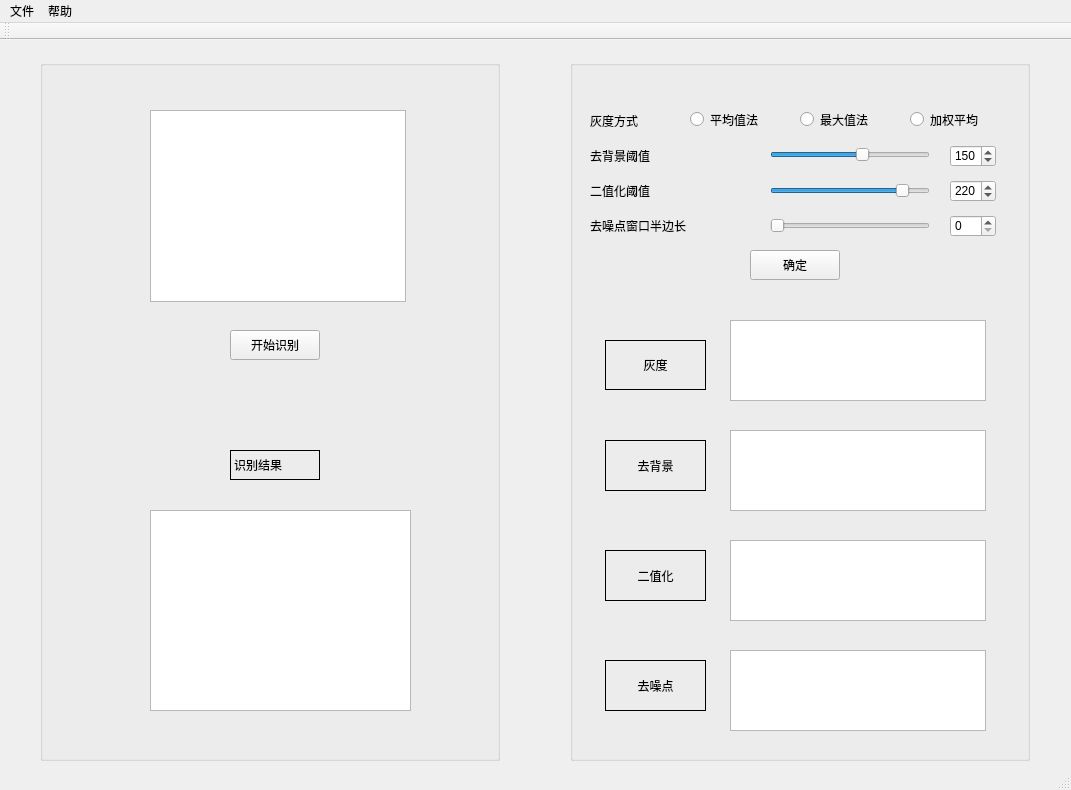
<?xml version="1.0" encoding="UTF-8"?>
<ui version="4.0">
 <class>ViewClass</class>
 <widget class="QMainWindow" name="ViewClass">
  <property name="geometry">
   <rect>
    <x>0</x>
    <y>0</y>
    <width>1071</width>
    <height>790</height>
   </rect>
  </property>
  <property name="windowTitle">
   <string>Vcode</string>
  </property>
  <widget class="QWidget" name="centralWidget">
   <widget class="QGroupBox" name="groupBox">
    <property name="geometry">
     <rect>
      <x>40</x>
      <y>20</y>
      <width>460</width>
      <height>701</height>
     </rect>
    </property>
    <property name="title">
     <string/>
    </property>
    <widget class="QGraphicsView" name="leftOriginView">
     <property name="geometry">
      <rect>
       <x>110</x>
       <y>50</y>
       <width>256</width>
       <height>192</height>
      </rect>
     </property>
    </widget>
    <widget class="QPushButton" name="recognizeButton">
     <property name="geometry">
      <rect>
       <x>190</x>
       <y>270</y>
       <width>90</width>
       <height>30</height>
      </rect>
     </property>
     <property name="styleSheet">
      <string notr="true">font: 12pt &quot;Agency FB&quot;;</string>
     </property>
     <property name="text">
      <string>开始识别</string>
     </property>
     <property name="shortcut">
      <string>Ctrl+B</string>
     </property>
    </widget>
    <widget class="QTextBrowser" name="resultText">
     <property name="geometry">
      <rect>
       <x>110</x>
       <y>450</y>
       <width>261</width>
       <height>201</height>
      </rect>
     </property>
     <property name="styleSheet">
      <string notr="true">font: 75 12pt &quot;Courier&quot;;</string>
     </property>
    </widget>
    <widget class="QLabel" name="label">
     <property name="geometry">
      <rect>
       <x>190</x>
       <y>390</y>
       <width>90</width>
       <height>30</height>
      </rect>
     </property>
     <property name="styleSheet">
      <string notr="true">font: 12pt &quot;Agency FB&quot;;</string>
     </property>
     <property name="frameShape">
      <enum>QFrame::Box</enum>
     </property>
     <property name="text">
      <string>识别结果</string>
     </property>
    </widget>
   </widget>
   <widget class="QGroupBox" name="groupBox_2">
    <property name="geometry">
     <rect>
      <x>570</x>
      <y>20</y>
      <width>460</width>
      <height>701</height>
     </rect>
    </property>
    <property name="title">
     <string/>
    </property>
    <widget class="QGraphicsView" name="removeBgView">
     <property name="geometry">
      <rect>
       <x>160</x>
       <y>370</y>
       <width>256</width>
       <height>81</height>
      </rect>
     </property>
    </widget>
    <widget class="QGraphicsView" name="binaryzationView">
     <property name="geometry">
      <rect>
       <x>160</x>
       <y>480</y>
       <width>256</width>
       <height>81</height>
      </rect>
     </property>
    </widget>
    <widget class="QGraphicsView" name="grayView">
     <property name="geometry">
      <rect>
       <x>160</x>
       <y>260</y>
       <width>256</width>
       <height>81</height>
      </rect>
     </property>
    </widget>
    <widget class="QGraphicsView" name="denoiseView">
     <property name="geometry">
      <rect>
       <x>160</x>
       <y>590</y>
       <width>256</width>
       <height>81</height>
      </rect>
     </property>
    </widget>
    <widget class="QLabel" name="label_4">
     <property name="geometry">
      <rect>
       <x>35</x>
       <y>380</y>
       <width>101</width>
       <height>51</height>
      </rect>
     </property>
     <property name="styleSheet">
      <string notr="true">font: 14pt &quot;Agency FB&quot;;</string>
     </property>
     <property name="frameShape">
      <enum>QFrame::Box</enum>
     </property>
     <property name="text">
      <string>去背景</string>
     </property>
     <property name="alignment">
      <set>Qt::AlignCenter</set>
     </property>
    </widget>
    <widget class="QLabel" name="label_3">
     <property name="geometry">
      <rect>
       <x>35</x>
       <y>490</y>
       <width>101</width>
       <height>51</height>
      </rect>
     </property>
     <property name="styleSheet">
      <string notr="true">font: 14pt &quot;Agency FB&quot;;</string>
     </property>
     <property name="frameShape">
      <enum>QFrame::Box</enum>
     </property>
     <property name="text">
      <string>二值化</string>
     </property>
     <property name="alignment">
      <set>Qt::AlignCenter</set>
     </property>
    </widget>
    <widget class="QLabel" name="label_2">
     <property name="geometry">
      <rect>
       <x>35</x>
       <y>600</y>
       <width>101</width>
       <height>51</height>
      </rect>
     </property>
     <property name="styleSheet">
      <string notr="true">font: 14pt &quot;Agency FB&quot;;</string>
     </property>
     <property name="frameShape">
      <enum>QFrame::Box</enum>
     </property>
     <property name="text">
      <string>去噪点</string>
     </property>
     <property name="alignment">
      <set>Qt::AlignCenter</set>
     </property>
    </widget>
    <widget class="QLabel" name="label_5">
     <property name="geometry">
      <rect>
       <x>35</x>
       <y>280</y>
       <width>101</width>
       <height>50</height>
      </rect>
     </property>
     <property name="styleSheet">
      <string notr="true">font: 14pt &quot;Agency FB&quot;;</string>
     </property>
     <property name="frameShape">
      <enum>QFrame::Box</enum>
     </property>
     <property name="frameShadow">
      <enum>QFrame::Plain</enum>
     </property>
     <property name="lineWidth">
      <number>1</number>
     </property>
     <property name="text">
      <string>灰度</string>
     </property>
     <property name="textFormat">
      <enum>Qt::AutoText</enum>
     </property>
     <property name="alignment">
      <set>Qt::AlignCenter</set>
     </property>
     <property name="wordWrap">
      <bool>false</bool>
     </property>
    </widget>
    <widget class="QRadioButton" name="aveButton">
     <property name="geometry">
      <rect>
       <x>120</x>
       <y>50</y>
       <width>115</width>
       <height>19</height>
      </rect>
     </property>
     <property name="styleSheet">
      <string notr="true">font: 12pt &quot;Agency FB&quot;;</string>
     </property>
     <property name="text">
      <string>平均值法</string>
     </property>
    </widget>
    <widget class="QRadioButton" name="maxbutton">
     <property name="geometry">
      <rect>
       <x>230</x>
       <y>50</y>
       <width>115</width>
       <height>19</height>
      </rect>
     </property>
     <property name="styleSheet">
      <string notr="true">font: 12pt &quot;Agency FB&quot;;</string>
     </property>
     <property name="text">
      <string>最大值法</string>
     </property>
    </widget>
    <widget class="QRadioButton" name="weightAveButton">
     <property name="geometry">
      <rect>
       <x>340</x>
       <y>50</y>
       <width>115</width>
       <height>19</height>
      </rect>
     </property>
     <property name="styleSheet">
      <string notr="true">font: 12pt &quot;Agency FB&quot;;</string>
     </property>
     <property name="text">
      <string>加权平均</string>
     </property>
    </widget>
    <widget class="QLabel" name="label_6">
     <property name="geometry">
      <rect>
       <x>20</x>
       <y>50</y>
       <width>81</width>
       <height>21</height>
      </rect>
     </property>
     <property name="styleSheet">
      <string notr="true">font: 12pt &quot;Agency FB&quot;；</string>
     </property>
     <property name="text">
      <string>灰度方式</string>
     </property>
    </widget>
    <widget class="QPushButton" name="confirmButton">
     <property name="geometry">
      <rect>
       <x>180</x>
       <y>190</y>
       <width>90</width>
       <height>30</height>
      </rect>
     </property>
     <property name="styleSheet">
      <string notr="true">font: 12pt &quot;Agency FB&quot;;</string>
     </property>
     <property name="text">
      <string>确定</string>
     </property>
     <property name="shortcut">
      <string>Return</string>
     </property>
    </widget>
    <widget class="QLabel" name="label_7">
     <property name="geometry">
      <rect>
       <x>20</x>
       <y>85</y>
       <width>101</width>
       <height>21</height>
      </rect>
     </property>
     <property name="styleSheet">
      <string notr="true">font: 12pt &quot;Agency FB&quot;；</string>
     </property>
     <property name="text">
      <string>去背景阈值</string>
     </property>
    </widget>
    <widget class="QLabel" name="label_8">
     <property name="geometry">
      <rect>
       <x>20</x>
       <y>120</y>
       <width>101</width>
       <height>21</height>
      </rect>
     </property>
     <property name="styleSheet">
      <string notr="true">font: 12pt &quot;Agency FB&quot;；</string>
     </property>
     <property name="text">
      <string>二值化阈值</string>
     </property>
    </widget>
    <widget class="QLabel" name="label_9">
     <property name="geometry">
      <rect>
       <x>20</x>
       <y>155</y>
       <width>170</width>
       <height>21</height>
      </rect>
     </property>
     <property name="styleSheet">
      <string notr="true">font: 12pt &quot;Agency FB&quot;；</string>
     </property>
     <property name="text">
      <string>去噪点窗口半边长</string>
     </property>
    </widget>
    <widget class="QSlider" name="rBGSlider">
     <property name="geometry">
      <rect>
       <x>200</x>
       <y>85</y>
       <width>160</width>
       <height>20</height>
      </rect>
     </property>
     <property name="maximum">
      <number>255</number>
     </property>
     <property name="value">
      <number>150</number>
     </property>
     <property name="orientation">
      <enum>Qt::Horizontal</enum>
     </property>
     <property name="invertedAppearance">
      <bool>false</bool>
     </property>
     <property name="invertedControls">
      <bool>false</bool>
     </property>
     <property name="tickPosition">
      <enum>QSlider::NoTicks</enum>
     </property>
    </widget>
    <widget class="QSlider" name="binarySlider">
     <property name="geometry">
      <rect>
       <x>200</x>
       <y>120</y>
       <width>160</width>
       <height>22</height>
      </rect>
     </property>
     <property name="maximum">
      <number>255</number>
     </property>
     <property name="value">
      <number>220</number>
     </property>
     <property name="orientation">
      <enum>Qt::Horizontal</enum>
     </property>
    </widget>
    <widget class="QSlider" name="denoiseSlider">
     <property name="geometry">
      <rect>
       <x>200</x>
       <y>155</y>
       <width>160</width>
       <height>22</height>
      </rect>
     </property>
     <property name="minimum">
      <number>0</number>
     </property>
     <property name="maximum">
      <number>10</number>
     </property>
     <property name="orientation">
      <enum>Qt::Horizontal</enum>
     </property>
    </widget>
    <widget class="QSpinBox" name="rBGSpinBox">
     <property name="geometry">
      <rect>
       <x>380</x>
       <y>85</y>
       <width>46</width>
       <height>22</height>
      </rect>
     </property>
     <property name="maximum">
      <number>255</number>
     </property>
     <property name="value">
      <number>150</number>
     </property>
    </widget>
    <widget class="QSpinBox" name="binarySpinBox">
     <property name="geometry">
      <rect>
       <x>380</x>
       <y>120</y>
       <width>46</width>
       <height>22</height>
      </rect>
     </property>
     <property name="maximum">
      <number>255</number>
     </property>
     <property name="value">
      <number>220</number>
     </property>
    </widget>
    <widget class="QSpinBox" name="denoiseSpinBox">
     <property name="geometry">
      <rect>
       <x>380</x>
       <y>155</y>
       <width>46</width>
       <height>22</height>
      </rect>
     </property>
     <property name="minimum">
      <number>0</number>
     </property>
     <property name="maximum">
      <number>10</number>
     </property>
    </widget>
   </widget>
  </widget>
  <widget class="QMenuBar" name="menuBar">
   <property name="geometry">
    <rect>
     <x>0</x>
     <y>0</y>
     <width>1071</width>
     <height>26</height>
    </rect>
   </property>
   <widget class="QMenu" name="file">
    <property name="title">
     <string>文件</string>
    </property>
    <property name="toolTipsVisible">
     <bool>false</bool>
    </property>
    <addaction name="importPicAction"/>
    <addaction name="saveAction"/>
    <addaction name="separator"/>
    <addaction name="exitAction"/>
   </widget>
   <widget class="QMenu" name="help">
    <property name="title">
     <string>帮助</string>
    </property>
    <addaction name="donateAction"/>
    <addaction name="guideAction"/>
    <addaction name="separator"/>
    <addaction name="aboutAction"/>
   </widget>
   <addaction name="file"/>
   <addaction name="help"/>
  </widget>
  <widget class="QToolBar" name="mainToolBar">
   <attribute name="toolBarArea">
    <enum>TopToolBarArea</enum>
   </attribute>
   <attribute name="toolBarBreak">
    <bool>false</bool>
   </attribute>
  </widget>
  <widget class="QStatusBar" name="statusBar"/>
  <action name="importPicAction">
   <property name="text">
    <string>导入图片</string>
   </property>
  </action>
  <action name="exitAction">
   <property name="text">
    <string>退出</string>
   </property>
  </action>
  <action name="donateAction">
   <property name="checkable">
    <bool>false</bool>
   </property>
   <property name="text">
    <string>捐助</string>
   </property>
  </action>
  <action name="aboutAction">
   <property name="text">
    <string>关于</string>
   </property>
  </action>
  <action name="guideAction">
   <property name="text">
    <string>指南</string>
   </property>
  </action>
  <action name="saveAction">
   <property name="text">
    <string>保存文件</string>
   </property>
  </action>
 </widget>
 <layoutdefault spacing="6" margin="11"/>
 <resources>
  <include location="Vcode.qrc"/>
 </resources>
 <connections/>
</ui>
